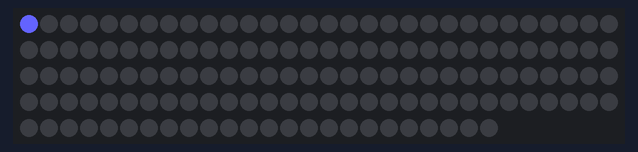
This sketch was run on a simulated Arduino Uno, built with avr-gcc and run on an emulated ATmega328P. Shown: 144 RGB LEDs in strip order, left to right, continuing on the next row. Dim RGB values are drawn brighter than linear; random numbers use the default seed unless the sketch sets one.

Above: at 0.1 s.
At 13.13 s:
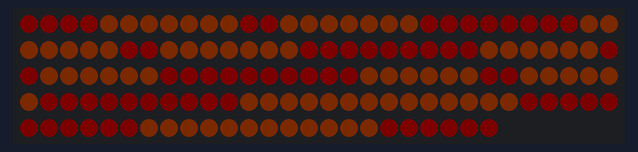
At 16.1 s:
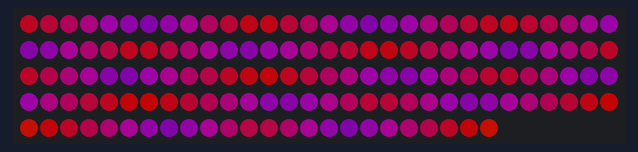
At 19.06 s:
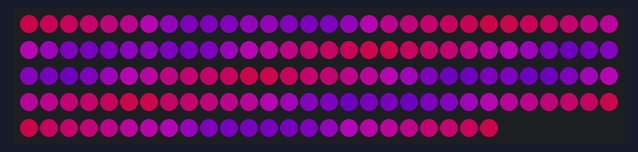
At 20.92 s:
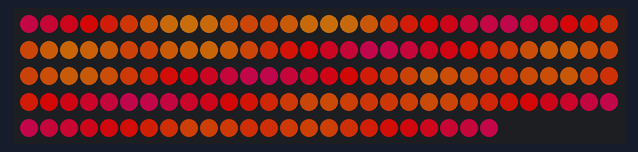
At 25.01 s:
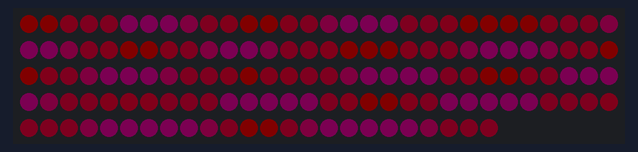

The sketch:

TETRAEDR7.ino
```cpp
// ===== НАСТРОЙКИ =====
#define EDGE_LEDS 24  // кол-во диодов на ребре куба
#define LED_DI 2      // пин подключения
#define BRIGHT 250    // яркость
#define THETIME 10

int bright = BRIGHT;

const int NUM_LEDS = (EDGE_LEDS * 6);
#include <FastLED.h>
CRGB leds[NUM_LEDS];
int head = 72;
int head_begin = 71;
int head_end = 96;
int comet_color = 0;
int shift_time = 100;
unsigned long prewmillis = 0;

int headr = 96;
int head_beginr = 96;
int head_endr = 71;
int comet_colorr = 0;
int shift_timer = 100;
unsigned long prewmillisr = 0;

unsigned long prewrefading = 0;
unsigned long prewfading = 0;
bool fadingdir = true;
bool flagfading = true;

unsigned long prewcreateglowig = 0;
int glow_color[NUM_LEDS];
int glow_bright[NUM_LEDS];
bool create_glow = true;
int glow_color_seed = 0;
int glow_color_shift = 20;

int regim = -1;//0-кометы 1-цвет.точки 2точки по палитре 3-симметричная радуга 4 симметрия по перлину

unsigned long prewsimm = 0;
int simm_leds_color[NUM_LEDS / 2];
int simm_leds_counter = 0;
int simm_leds_shift = 0;
int simm_leds_time = 50;

int simm_per_zero = 220;
int simm_per_sat_min = 0;
int simm_per_sat_max = 255;
int simm_per_brig_min = 220;
int simm_per_brig_max = 255;
int perlin_counter = 0;
int perlin_counter_zero = 0;
int perlin_counter_shift = 10;
int simm_per_hue = 150;
int simm_per_step = 10;
int perlin = 0;
bool do_simm_perlin_reverced = 0;
bool do_simm_perlin = true;

void setup() {
  // put your setup code here, to run once:
  FastLED.setMaxPowerInVoltsAndMilliamps(5, 6000);
  FastLED.addLeds<WS2812, LED_DI, GRB>(leds, NUM_LEDS).setCorrection(TypicalLEDStrip);
  FastLED.setBrightness(bright);
  leds[0].setRGB(100, 100, 255);
  FastLED.show();
  delay(1000);
  FastLED.clear();
  FastLED.show();
  randomSeed(analogRead(A0));
  for (int i = 0; i < NUM_LEDS; i++) {
    glow_bright[i] = 0;
  }
  for (int i = 0; i < NUM_LEDS / 2; i++) {
    simm_leds_color[i] = 0;
  }
}

void loop() {
  // put your main code here, to run repeatedly:
  switch (regim) {
    case 0:
      if (millis() - prewmillisr > shift_timer) {
        cometaReverced();
        prewmillisr = millis();
      }
      if (millis() - prewmillis > shift_time) {
        cometa();
        prewmillis = millis();
      }
      break;
    case 1:
      if (millis() - prewcreateglowig > 50) {
        glowing();
        prewcreateglowig = millis();
        create_glow = true;
      }
      break;
    case 2:
      if (millis() - prewcreateglowig > 50) {
        glowing();
        prewcreateglowig = millis();
        create_glow = true;
      }
      break;
    case 3:
      if (millis() - prewsimm > simm_leds_time) {
        simmetr();
        prewsimm = millis();
      }
      break;
    case 4:
      if (millis() - prewsimm > simm_leds_time) {
        simmetr();
        prewsimm = millis();
      }
      break;
  }
  if (millis() - prewrefading > THETIME * 1000) {
    flagfading = true;
    fadingdir = true;
    prewrefading = millis();
  }
  if (flagfading) {
    fading();
  }
}

void simmetr() {
  for (int i = 0; i < EDGE_LEDS / 2; i++) {

    simm_leds_color[i] = simm_leds_shift * i + simm_leds_counter;
    simm_leds_counter -= 1;

  }
  for (int i = 0; i < 6; i++) {
    if (do_simm_perlin) {
      if (do_simm_perlin_reverced) {
        for (int j = 0; j < EDGE_LEDS / 2; j++) {

          perlin = inoise8(j * simm_per_step, perlin_counter);
          leds[i * EDGE_LEDS + j].setHSV(simm_per_zero + map(perlin, 0, 255, 0, simm_per_hue),
                                         constrain(map(perlin, 0, 255, simm_per_sat_max, simm_per_sat_min), 0, 255),
                                         constrain(map(perlin, 0, 255, simm_per_brig_min, simm_per_brig_max), 0, 255)
                                        );
          leds[(i + 1) * EDGE_LEDS - j - 1].setHSV(simm_per_zero + map(perlin, 0, 255, 0, simm_per_hue),
              constrain(map(perlin, 0, 255, simm_per_sat_max, simm_per_sat_min), 0, 255),
              constrain(map(perlin, 0, 255, simm_per_brig_min, simm_per_brig_max), 0, 255)
                                                  );
          perlin_counter += perlin_counter_shift;

        }
        perlin_counter = perlin_counter_zero;
      }
      else {
        for (int j = EDGE_LEDS / 2 - 1; j >= 0; j--) {
          perlin = inoise8(j * simm_per_step, perlin_counter);
          leds[i * EDGE_LEDS + j].setHSV(simm_per_zero + map(perlin, 0, 255, 0, simm_per_hue),
                                         constrain(map(perlin, 0, 255, simm_per_sat_max, simm_per_sat_min), 0, 255),
                                         constrain(map(perlin, 0, 255, simm_per_brig_min, simm_per_brig_max), 0, 255)
                                        );
          leds[(i + 1) * EDGE_LEDS - j - 1].setHSV(simm_per_zero + map(perlin, 0, 255, 0, simm_per_hue),
              constrain(map(perlin, 0, 255, simm_per_sat_max, simm_per_sat_min), 0, 255),
              constrain(map(perlin, 0, 255, simm_per_brig_min, simm_per_brig_max), 0, 255)
                                                  );
          perlin_counter += perlin_counter_shift;
        }
        perlin_counter = perlin_counter_zero;
      }
      perlin_counter_zero += perlin_counter_shift;
    }
    else {
      for (int j = 0; j < EDGE_LEDS / 2; j++) {
        leds[i * EDGE_LEDS + j].setHSV(simm_leds_color[j], 255, 255);
        leds[(i + 1) * EDGE_LEDS - j - 1].setHSV(simm_leds_color[j], 255, 255);
      }
    }
  }
  FastLED.show();
}

void glowing() {
  int randglow = random(NUM_LEDS);
  if (create_glow) {
    glow_bright[randglow] = 255;
    if (glow_color_seed == 0) {
      glow_color[randglow] = random(255);
    } else {
      glow_color[randglow] = glow_color_seed + random(-glow_color_shift, glow_color_shift);
    }
    leds[randglow].setHSV(glow_color[randglow], 255, glow_bright[randglow]);
    create_glow = false;
  }

  for (int i = 0; i < NUM_LEDS; i++) {
    if (glow_bright[i] > 0) {
      glow_bright[i] -= 10;
      if (glow_bright[i] < 0) {
        glow_bright[i] = 0;
      }
      leds[i].setHSV(glow_color[i], 255, glow_bright[i]);
    }
  }
  FastLED.show();
}

void cometa() {
  if (head - 11 == head_end) {
    head = random(0, 6) * EDGE_LEDS;
    head_end = head + EDGE_LEDS;
    head_begin = head - 1;
    shift_time = random(50, 90);
    comet_color = random(0, 255);
  }
  for (int i = 0; i < 11; i++) {
    if ((head - i < head_end) and (head - i > head_begin) and (headr - i >= 0)) {
      leds[head - i].setHSV(comet_color, 255 - i * 15, 255 - i * 24);
    }
  }
  leds[head - 11].setRGB(0, 0, 0);
  head += 1;
  FastLED.show();
}

void cometaReverced() {
  if (headr + 11 == head_endr) {
    headr = random(1, 6) * EDGE_LEDS;
    head_endr = headr - EDGE_LEDS - 1;
    head_beginr = headr;
    shift_timer = random(50, 90);
    comet_colorr = random(0, 255);
  }
  for (int i = 0; i < 11; i++) {
    if ((headr + i > head_endr) and (headr + i < head_beginr) and (headr + i >= 0)) {
      leds[headr + i].setHSV(comet_colorr, 255 - i * 15, 255 - i * 24);
    }
  }
  leds[headr + 11].setRGB(0, 0, 0);
  headr -= 1;
  FastLED.show();
}

void fading() {
  if (bright <= 0) {
    fadingdir = false;
    regim = random(5);
    switch (regim) {
      case 0:
        headr = random(1, 6) * EDGE_LEDS;
        head_endr = headr - EDGE_LEDS - 1;
        head_beginr = headr;
        shift_timer = random(50, 90);
        comet_colorr = random(0, 255);

        head = random(0, 6) * EDGE_LEDS;
        head_end = head + EDGE_LEDS;
        head_begin = head - 1;
        shift_time = random(50, 90);
        comet_color = random(0, 255);
        break;
      case 1:
        glow_color_seed = 0;
        break;
      case 2:
        glow_color_seed = random(255);
        break;
      case 3:
        simm_leds_counter = random(255);
        simm_leds_shift = random(-10, 10);
        simm_leds_time = random(50, 90);
        do_simm_perlin = false;
        break;
      case 4:
        simm_per_zero = random(255);
        simm_per_brig_max =  random(100, 255);
        simm_per_brig_min = random(100, simm_per_brig_max);
        simm_per_sat_max =  random(200, 255);
        simm_per_sat_min =  random(200, simm_per_sat_max);
        perlin_counter = 0;
        perlin_counter_zero = 0;
        perlin_counter_shift = random(1, 20);
        simm_per_hue = random(125, 200);
        simm_per_step = random(1, 20);
        do_simm_perlin = true;
        do_simm_perlin_reverced = random(0, 2);
        simm_leds_time =  random(50, 75);
        break;
    }
    FastLED.clear();
  }
  if (fadingdir) {
    if (millis() - prewfading > 10) {
      bright -= 1;
      prewfading = millis();
    }
  } else {
    if (bright == BRIGHT) {
      flagfading = false;
    }
    if (millis() - prewfading > 10) {
      bright += 1;
      prewfading = millis();
    }
  }
  FastLED.setBrightness(bright);
}
```
